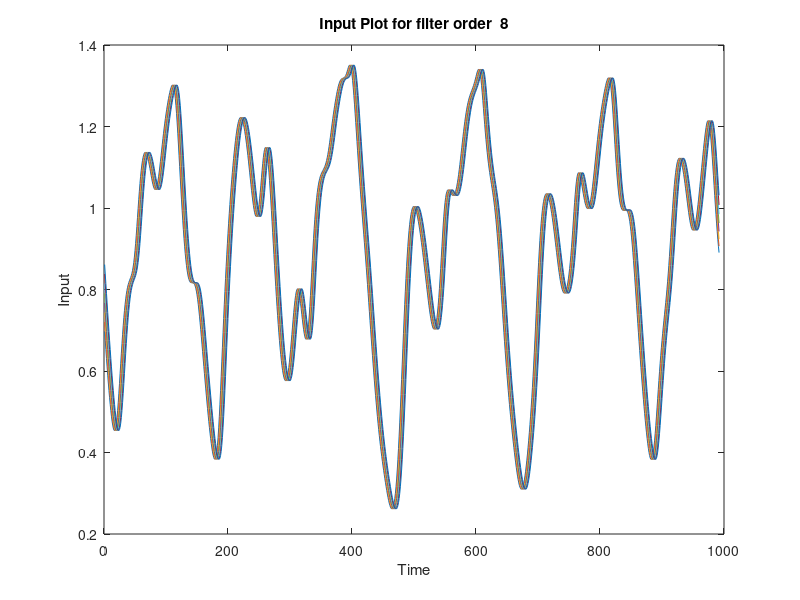

This chart was generated by the following MATLAB code:
clear all;
load('Given files/training.mat');
load('Given files/validate.mat');
load('Given files/test.mat');
X = training;
V = validate;
T = test;
Size_X = size(training,1);
    Size_V = size(validate,1);
    Size_T = size(test,1);
order = [8];
lambda = [0.001,0];
red_x = X;
red_v = V;
red_t = T;

count =1;
error_count =1;
for order_index =1:1;
    red_x = X;
red_v = V;
red_t = T;
    o=order(order_index);
    red_x(1:o,:)=[];
red_v(1:o,:)=[];
red_t(1:o,:)=[];
Design_X = zeros(Size_X - o,o);
Design_V = zeros(Size_V - o,o);
Design_T = zeros(Size_V - o,o);
for k = 1:1
    l = lambda(k);
    lambdaeye = l*eye(o);

 for i = o +1 : Size_X; 
     for j = 1:o
       Design_X(i-o,j)= X(i-j);
    end
end
    for i = o +1 : Size_V
    for j = 1:o
       Design_V(i-o,j)= V(i-j);
    end
    end
    for i = o +1 : Size_T
    for j = 1:o
       Design_T(i-o,j)= T(i-j);
    end
    end
   
   R = inv(Design_X'*Design_X + lambdaeye );
   P = (Design_X'*red_x);
    Parameter_M = R*P;
    A_predicted = (Design_T)* Parameter_M;
error = red_t - A_predicted;
error_square = 0;
for e =1:size(error,1)
    error_square = error(e)*error(e) + error_square;
end

Result(count,:)= [o;l;error_square];
count = count +1;
end

   
end
% plot(error);
% xlabel('Time');
% ylabel('Error');
% title(['Plot for filter order  ',num2str(o)]); 
plot(Design_T);
xlabel('Time');
ylabel('Input');
title(['Input Plot for filter order  ',num2str(o)]);







    



    
